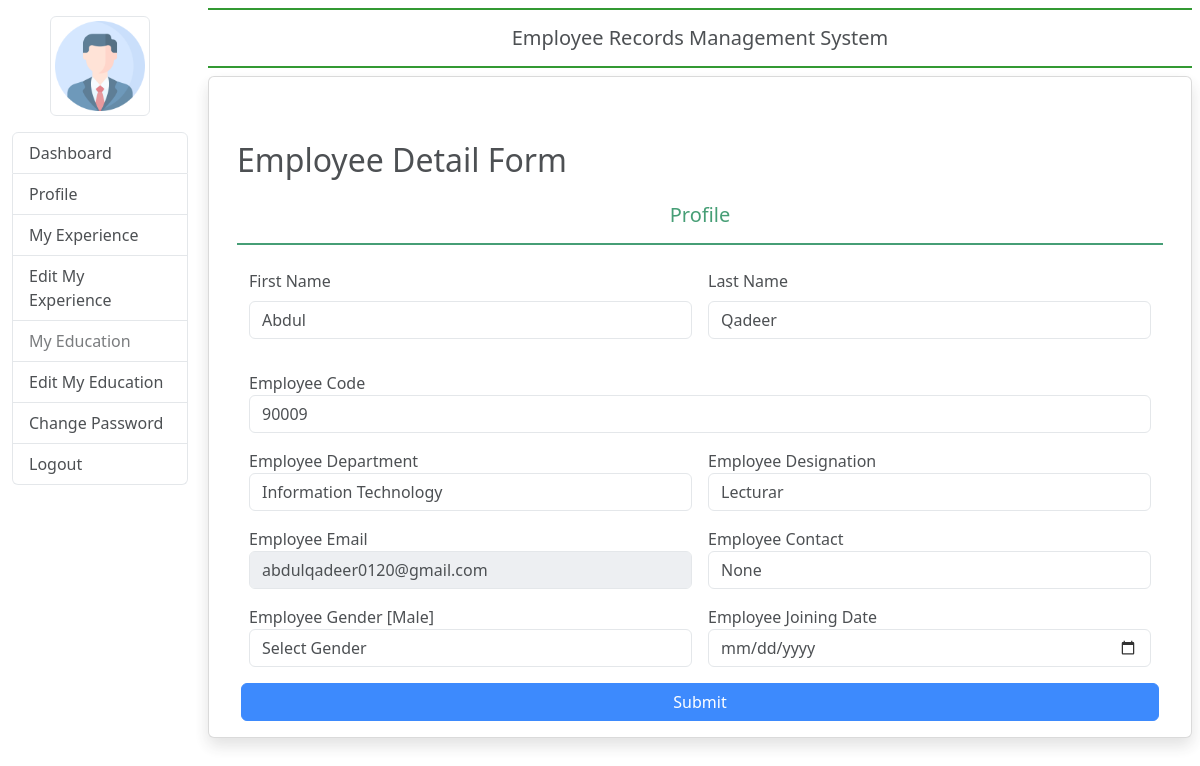
Page /profile/ (signed in) on the committed database.
### employee/models.py (models this page shows, shortened)
class EmployeeDetail(models.Model):
    user = models.ForeignKey(User,on_delete=models.CASCADE)
    employee_code = models.IntegerField(default=0)
    employee_department = models.CharField(max_length=100,null=True)
    employee_desigantion = models.CharField(max_length=100, null=True)
    employee_contact = models.CharField(max_length=100,null=True)
    employee_gender = models.CharField(max_length=50,null=True)
    employee_joining_date = models.DateField(null=True,)
    created_at = models.DateTimeField(auto_now_add=True,null=True)

### employee/views.py (the view, shortened to what this page needs)
# urls.py: path("profile/",profile,name="profile"),
def profile(request):
    if not request.user.is_authenticated:
        return redirect("employee_signin")
    user = request.user
    employee= EmployeeDetail.objects.get(user=user)
    return render(request, "employee/profile.html",{"employee":employee,"title":"Profile"})

### templates/employee/profile.html (shortened to what this page needs)
{% extends "employee/base.html" %}
{% block main %}
<div class="container mt-5">
    <h2>Employee Detail Form</h2>
    <form method="post" action="{% url "profile" %}">
        <h5 class="text-success p-3 text-center" style="border-bottom: 2px solid">Profile</h5>
        <div class="container-fluid mt-4">
            <form action="{% url 'employee_signup' %}" method="post">
                <div class="row g-3">
                    <div class="mb-3 col-6">
                        <label for="firstname" class="form-label">First Name</label>
                        <input type="text" class="form-control" placeholder="First name" name="first_name" aria-label="First name" value="{{employee.user.first_name}}">
                    </div>
                    <div class="mb-3 col-6">
                        <label for="lastname" class="form-label">Last Name</label>
                        <input type="text" class="form-control" placeholder="Last name" name="last_name" aria-label="Last name"  value="{{employee.user.last_name}}">
                    </div>
        <div class="form-group ">
            <label for="employee_code">Employee Code</label>
            <input type="number" id="employee_code" name="employee_code" class="form-control"  value="{{employee.employee_code}}">
        </div>
        <div class="form-group col-6">
            <label for="employee_department">Employee Department</label>
            <input type="text" id="employee_department" name="employee_department" class="form-control"  value="{{employee.employee_department}}">
        </div>
        <div class="form-group col-6">
            <label for="employee_desigantion">Employee Designation</label>
            <input type="text" id="employee_desigantion" name="employee_desigantion" class="form-control"  value="{{employee.employee_desigantion}}">
        </div>
        <div class="form-group col-6">
            <label for="email">Employee Email</label>
            <input type="text"  id="disabledTextInput" name="email" class="form-control" disabled readonly   value="{{employee.user.email}}">
        </div>
        <div class="form-group col-6">
            <label for="employee_contact">Employee Contact</label>
            <input type="text" id="employee_contact" name="employee_contact" class="form-control"  value="{{employee.employee_contact}}">
        </div>
        <div class="form-group col-6">
            <label for="employee_gender">Employee Gender [{{employee.employee_gender}}]</label>
            <select id="employee_gender" name="employee_gender" class="form-control">
                <option value="" disabled selected>Select Gender</option>
            </select>
        </div>
        <div class="form-group col-6">
            <label for="employee_joining_date">Employee Joining Date</label>
            <input type="date" id="employee_joining_date" name="employee_joining_date" class="form-control" value=" {{employee.employee_joining_date}}">
        </div>
        <button type="submit" class="btn btn-primary">Submit</button>
    </form>
</div>
{% endblock main %}

### static/employee/css/style.css (style rules this page uses)
body { background-size: 100%; background-repeat: no-repeat; opacity: 0.8; }

### rows in the picture
EmployeeDetail: first_name "Abdul", last_name "Qadeer", employee_code "90009", employee_department "Information Technology", employee_desigantion "Lecturar", email "abdulqadeer0120@gmail.com", employee_contact "None", employee_gender "Male"
